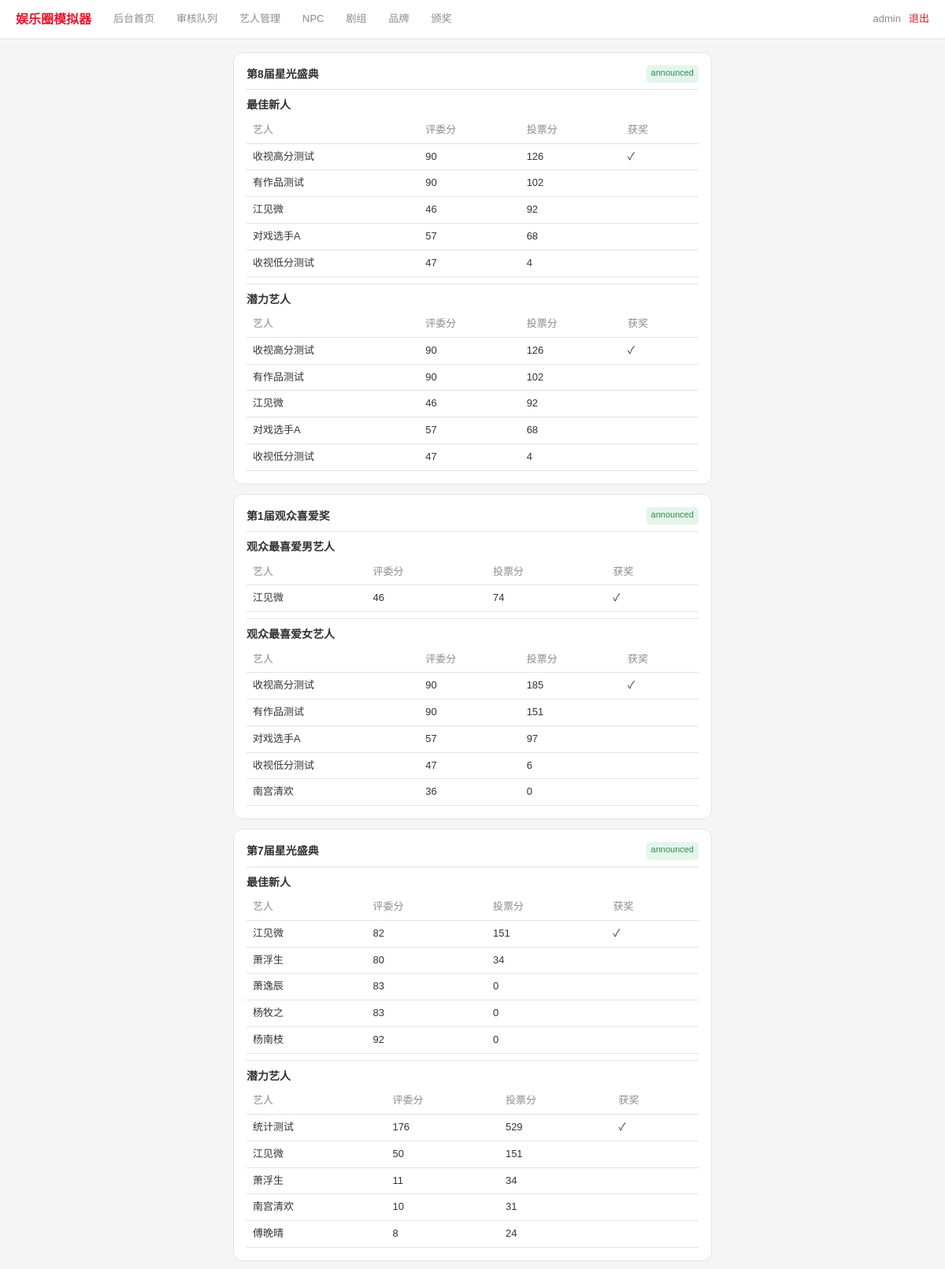
The page /admin/awards (signed in, upper part) on the database its author committed.
### tables this page shows
CREATE TABLE award_seasons (
    id               INTEGER PRIMARY KEY AUTOINCREMENT,
    season_name      TEXT NOT NULL,
    nomination_start INTEGER DEFAULT 0,
    campaign_end_ts  INTEGER DEFAULT 0,
    status           TEXT DEFAULT 'campaigning',  -- campaigning/announced
    created_ts       INTEGER DEFAULT 0
, show_key TEXT DEFAULT 'star', tier TEXT DEFAULT 'minor');

CREATE TABLE award_categories (
    id            INTEGER PRIMARY KEY AUTOINCREMENT,
    season_id     INTEGER NOT NULL,
    category_name TEXT NOT NULL,
    judge_type    TEXT DEFAULT 'popular',  -- critic/popular
    career_line   TEXT DEFAULT ''
);

CREATE TABLE award_nominees (
    id            INTEGER PRIMARY KEY AUTOINCREMENT,
    category_id   INTEGER NOT NULL,
    player_id     INTEGER NOT NULL,
    critic_score  INTEGER DEFAULT 0,
    vote_score    INTEGER DEFAULT 0,
    won           INTEGER DEFAULT 0,
    bribe_exposed INTEGER DEFAULT 0
);

CREATE TABLE players (
    id                  INTEGER PRIMARY KEY AUTOINCREMENT,
    user_id             INTEGER UNIQUE,
    is_npc              INTEGER DEFAULT 0,
    age                 INTEGER DEFAULT 18,
    gender              TEXT DEFAULT '',
    stage_name          TEXT NOT NULL DEFAULT '',
    talents             TEXT DEFAULT '{}',
    hidden_traits       TEXT DEFAULT '[]',
    career_lines        TEXT DEFAULT '[]',
    agency_id           INTEGER,
    fans_count          INTEGER DEFAULT 0,
    core_fan_loyalty    INTEGER DEFAULT 0,
    popularity          INTEGER DEFAULT 0,
    scandal_value       INTEGER DEFAULT 0,
    persona_tag         TEXT DEFAULT '',
    persona_integrity   INTEGER DEFAULT 100,
    cash                INTEGER DEFAULT 0,
    roll_count          INTEGER DEFAULT 0,
    revealed            INTEGER DEFAULT 0,
    energy              INTEGER DEFAULT 100,
    energy_updated      INTEGER DEFAULT 0,
    family_background   TEXT DEFAULT '',
    birthplace          TEXT DEFAULT '',
    true_personality    TEXT DEFAULT '',
    career_state        TEXT DEFAULT 'normal',  -- normal/blackout
    blackout_until_ts    INTEGER DEFAULT 0,
    anti_scandal_reserve INTEGER DEFAULT 0,
    endorsement_reputation INTEGER DEFAULT 0,
    awards_won          INTEGER DEFAULT 0,
    created_ts          INTEGER DEFAULT 0, fan_club_name TEXT DEFAULT '', fan_club_color TEXT DEFAULT '', notifications_seen_ts INTEGER DEFAULT 0, health INTEGER DEFAULT 100, last_rest_ts INTEGER DEFAULT 0, last_travel_ts INTEGER DEFAULT 0,
    FOREIGN KEY (user_id) REFERENCES users(id)
);

### app.py (the view)
@app.route('/admin/awards')
@admin_required
def admin_awards():
    seasons = q("SELECT * FROM award_seasons ORDER BY created_ts DESC LIMIT 10")
    season_views = []
    for s in seasons:
        categories = q("SELECT * FROM award_categories WHERE season_id=?", (s['id'],))
        cat_views = []
        for c in categories:
            nominees = q("""SELECT n.*, p.stage_name FROM award_nominees n JOIN players p ON p.id = n.player_id
                           WHERE n.category_id=? ORDER BY n.won DESC, n.vote_score DESC""", (c['id'],))
            cat_views.append({'category': dict(c), 'nominees': nominees})
        season_views.append({'season': dict(s), 'categories': cat_views})
    return render_template('admin/awards.html', season_views=season_views)

### app.py (called while the page is built)
def get_db():
    db = getattr(g, '_db', None)
    if db is None:
        db = g._db = sqlite3.connect(DB_PATH)
        db.row_factory = sqlite3.Row
        db.execute("PRAGMA journal_mode=WAL")
        db.execute("PRAGMA foreign_keys=ON")
    return db

def q(sql, args=(), one=False):
    cur = get_db().execute(sql, args)
    return cur.fetchone() if one else cur.fetchall()

def admin_required(f):
    @wraps(f)
    def w(*a, **kw):
        if S.get('role') != 'admin':
            flash('无权访问', 'error')
            return redirect(url_for('login'))
        return f(*a, **kw)
    return w

def me():
    uid = S.get('uid')
    if not uid:
        return None
    row = q("SELECT * FROM players WHERE user_id=?", (uid,), one=True)
    if not row:
        return None
    player = dict(row)
    player['energy'] = get_effective_energy(player['id'])
    return player

@app.context_processor
def inject_notification_count():
    player = me()
    if not player:
        return {'notification_count': 0}
    return {'notification_count': get_notification_count(player['id'])['total']}

### templates/admin/awards.html (shortened to what this page needs)
{% extends "base.html" %}
{% block content %}
{% for sv in season_views %}
<div class="card">
  <div style="display:flex;justify-content:space-between">
    <b>{{ sv.season.season_name }}</b>
    <span class="badge {% if sv.season.status == 'campaigning' %}badge-gold{% else %}badge-green{% endif %}">
      {{ sv.season.status }}
    </span>
  </div>
  {% for cv in sv.categories %}
  <div style="margin-top:8px;padding-top:8px;border-top:1px solid var(--bd)">
    <b>{{ cv.category.category_name }}</b>
    <table style="margin-top:4px">
      <tr><th>艺人</th><th>评委分</th><th>投票分</th><th>获奖</th></tr>
      {% for n in cv.nominees %}
      <tr>
        <td>{{ n.stage_name }}</td>
        <td>{{ n.critic_score }}{% if n.bribe_exposed %} <span class="badge badge-red">黑幕</span>{% endif %}</td>
        <td>{{ n.vote_score }}</td>
        <td>{% if n.won %}✓{% endif %}</td>
      </tr>
      {% endfor %}
    </table>
  </div>
  {% endfor %}
</div>
{% else %}
<div class="card muted">还没有颁奖季。</div>
{% endfor %}
{% endblock %}

### templates/base.html (style rules this page uses)
:root { --bg:#f5f5f5;--sf:#ffffff;--sf2:#f0f0f0;--bd:#e3e3e3; --red:#e6162d;--red-dim:#fbe4e6; --text:#333333;--muted:#8b8b8b; --green:#2e8b57;--gold:#a67c1a; }
* { box-sizing:border-box;margin:0;padding:0 }
body { background:var(--bg);color:var(--text); font-family:"PingFang SC","Microsoft YaHei",sans-serif; font-size:14px;line-height:1.6;min-height:100vh }
.card { background:var(--sf);border:1px solid var(--bd);border-radius:12px;padding:16px;margin-bottom:12px }
.badge { font-size:11px;padding:1px 6px;border-radius:4px }
.badge-green { background:#e4f5ea;color:var(--green) }
table { width:100%;border-collapse:collapse;font-size:13px }
th,td { padding:6px 8px;text-align:left;border-bottom:1px solid var(--bd) }
th { color:var(--muted);font-weight:500 }

### rows shown on the page
award_seasons: season.season_name "第8届星光盛典", season.status "announced"
award_categories: category.category_name "最佳新人"
award_nominees: stage_name "收视高分测试", critic_score "90", vote_score "126"
award_nominees: stage_name "有作品测试", critic_score "90", vote_score "102"
award_nominees: stage_name "江见微", critic_score "46", vote_score "92"
award_nominees: stage_name "对戏选手A", critic_score "57", vote_score "68"
award_nominees: stage_name "收视低分测试", critic_score "47", vote_score "4"
award_categories: category.category_name "潜力艺人"
award_nominees: stage_name "收视高分测试", critic_score "90", vote_score "126"
award_nominees: stage_name "有作品测试", critic_score "90", vote_score "102"
award_nominees: stage_name "江见微", critic_score "46", vote_score "92"
award_nominees: stage_name "对戏选手A", critic_score "57", vote_score "68"
award_nominees: stage_name "收视低分测试", critic_score "47", vote_score "4"
award_seasons: season.season_name "第1届观众喜爱奖", season.status "announced"
award_categories: category.category_name "观众最喜爱男艺人"
award_nominees: stage_name "江见微", critic_score "46", vote_score "74"
award_categories: category.category_name "观众最喜爱女艺人"
award_nominees: stage_name "收视高分测试", critic_score "90", vote_score "185"
award_nominees: stage_name "有作品测试", critic_score "90", vote_score "151"
award_nominees: stage_name "对戏选手A", critic_score "57", vote_score "97"
award_nominees: stage_name "收视低分测试", critic_score "47", vote_score "6"
award_nominees: stage_name "南宫清欢", critic_score "36", vote_score "0"
award_seasons: season.season_name "第7届星光盛典", season.status "announced"
award_categories: category.category_name "最佳新人"
award_nominees: stage_name "江见微", critic_score "82", vote_score "151"
award_nominees: stage_name "萧浮生", critic_score "80", vote_score "34"
award_nominees: stage_name "萧逸辰", critic_score "83", vote_score "0"
award_nominees: stage_name "杨牧之", critic_score "83", vote_score "0"
award_nominees: stage_name "杨南枝", critic_score "92", vote_score "0"
award_categories: category.category_name "潜力艺人"
award_nominees: stage_name "统计测试", critic_score "176", vote_score "529"
award_nominees: stage_name "江见微", critic_score "50", vote_score "151"
award_nominees: stage_name "萧浮生", critic_score "11", vote_score "34"
award_nominees: stage_name "南宫清欢", critic_score "10", vote_score "31"
award_nominees: stage_name "傅晚晴", critic_score "8", vote_score "24"

### other values the page prints
{{ session.get('uname') }} "admin"
